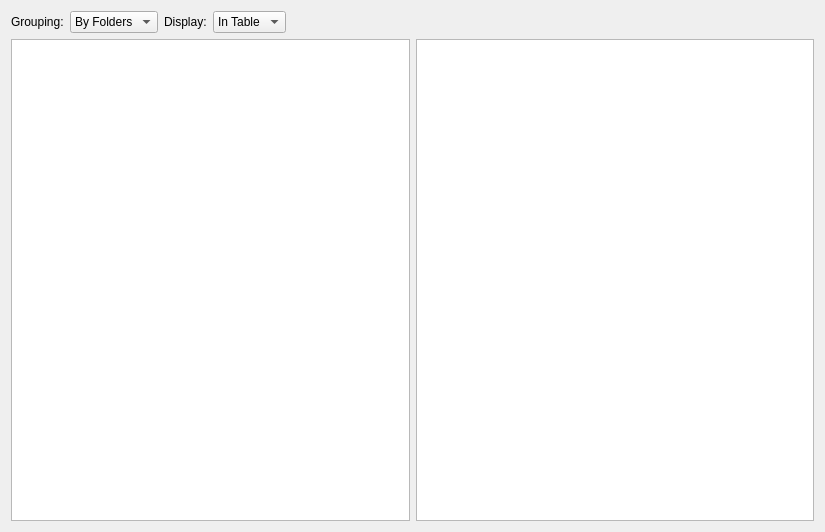
<?xml version="1.0" encoding="UTF-8"?>
<ui version="4.0">
 <class>Explorer</class>
 <widget class="QWidget" name="Explorer">
  <property name="geometry">
   <rect>
    <x>0</x>
    <y>0</y>
    <width>825</width>
    <height>532</height>
   </rect>
  </property>
  <property name="windowTitle">
   <string>FileExplorer</string>
  </property>
  <layout class="QHBoxLayout" name="horizontalLayout_2">
   <item>
    <layout class="QGridLayout" name="gridLayout">
     <item row="1" column="0">
      <widget class="QTreeView" name="treeView"/>
     </item>
     <item row="1" column="1">
      <widget class="QTableView" name="tableView"/>
     </item>
     <item row="0" column="0">
      <layout class="QHBoxLayout" name="horizontalLayout">
       <item>
        <widget class="QLabel" name="labelGrouping">
         <property name="text">
          <string>Grouping:</string>
         </property>
        </widget>
       </item>
       <item>
        <widget class="QComboBox" name="groupBox">
         <item>
          <property name="text">
           <string>By Folders</string>
          </property>
         </item>
         <item>
          <property name="text">
           <string>By Types</string>
          </property>
         </item>
        </widget>
       </item>
       <item>
        <widget class="QLabel" name="labelDisplay">
         <property name="text">
          <string>Display:</string>
         </property>
        </widget>
       </item>
       <item>
        <widget class="QComboBox" name="displayBox">
         <item>
          <property name="text">
           <string>In Table</string>
          </property>
         </item>
        </widget>
       </item>
       <item>
        <spacer name="horizontalSpacer">
         <property name="orientation">
          <enum>Qt::Horizontal</enum>
         </property>
         <property name="sizeHint" stdset="0">
          <size>
           <width>40</width>
           <height>20</height>
          </size>
         </property>
        </spacer>
       </item>
      </layout>
     </item>
    </layout>
   </item>
  </layout>
 </widget>
 <resources/>
 <connections/>
</ui>
